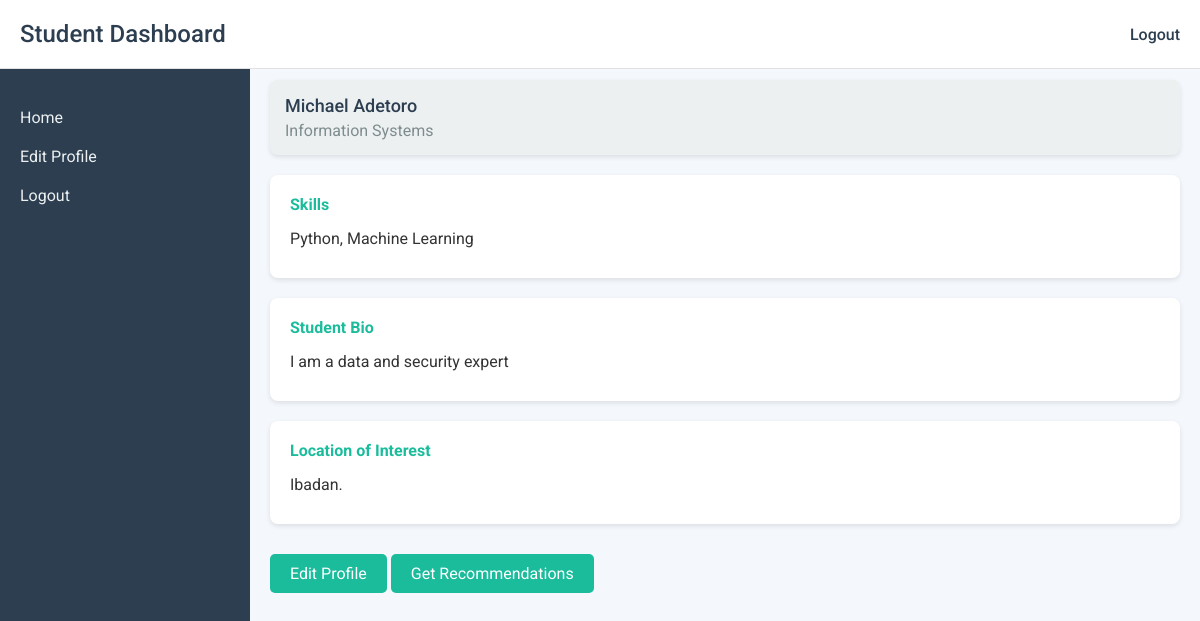
The app's page /student_dashboard (signed in) with its own data.
### models.py (models this page shows)
class Student(db.Model):
    id = db.Column(db.Integer, primary_key=True)
    name = db.Column(db.String(100), nullable=False)
    email = db.Column(db.String(120), unique=True, nullable=False)
    password = db.Column(db.String(128))
    course_of_study = db.Column(db.String(100))
    skills = db.Column(db.Text)
    bio = db.Column(db.Text)
    location_of_interest = db.Column(db.String(100))

### app.py (the view)
@app.route('/student_dashboard')
def student_dashboard():
    if 'student_id' not in session:
        return redirect(url_for('student_login'))
    student = db.session.get(Student, session['student_id'])
    return render_template('student_dashboard.html', student=student)

### templates/student_dashboard.html (shortened to what this page needs)
<!DOCTYPE html>
<html lang="en">
<head>
</head>
<body>
    <div class="sidebar">
        <h2>Company</h2>
        <a href="{{ url_for('student_dashboard') }}">Home</a>
        <a href="{{ url_for('edit_student_profile') }}">Edit Profile</a>
        <a href="{{ url_for('student_logout') }}" class="logout">Logout</a>
    </div>
    <div class="main-content">
        <div class="top-bar">
            <h2>Student Dashboard</h2>
            <a href="{{ url_for('student_logout') }}" class="logout">Logout</a>
        </div>
        <div style="margin-top: 60px;">
            <div class="profile-card card">
                <div class="profile-info">
                    <h3>{{ student.name }}</h3>
                    <p>{{ student.course_of_study }}</p>
                </div>
            </div>
            <div class="card">
                <div class="title">Skills</div>
                <p>{{ student.skills }}</p>
            </div>
            <div class="card">
                <div class="title">Student Bio</div>
                <p>{{ student.bio }}</p>
            </div>
            <div class="card">
                <div class="title">Location of Interest</div>
                <p>{{ student.location_of_interest }}</p>
            </div>
            <a href="{{ url_for('edit_student_profile') }}" class="button">Edit Profile</a>
            <a href="{{ url_for('recommender') }}" class="button">Get Recommendations</a>
        </div>
    </div>
</body>
</html>

### templates/student_dashboard.html (style rules this page uses)
body { margin: 0; font-family: 'Roboto', sans-serif; background-color: #f4f7fc; color: #333; }
.sidebar { width: 250px; background-color: #2c3e50; color: #fff; display: flex; flex-direction: column; padding: 20px; position: fixed; height: 100vh; top: 0; left: 0; box-sizing: border-box; }
.sidebar h2 { font-weight: 500; margin-bottom: 40px; }
.sidebar a { text-decoration: none; color: #ecf0f1; margin-bottom: 20px; font-weight: 400; display: block; transition: color 0.3s; }
.main-content { margin-left: 250px; padding: 20px; width: calc(100% - 250px); box-sizing: border-box; }
.card { background-color: #fff; padding: 20px; margin-bottom: 20px; border-radius: 8px; box-shadow: 0 2px 5px rgba(0,0,0,0.1); }
.card p { margin: 10px 0; font-weight: 400; }
.card .title { font-weight: 700; color: #1abc9c; margin-bottom: 15px; }
.button { display: inline-block; padding: 10px 20px; font-size: 16px; color: #fff; background-color: #1abc9c; border: none; border-radius: 5px; text-decoration: none; margin-top: 10px; transition: background-color 0.3s, transform 0.3s; }
.top-bar { display: flex; justify-content: space-between; align-items: center; padding: 20px; background-color: #fff; border-bottom: 1px solid #e1e1e1; position: fixed; width: 100%; left: 0; top: 0; box-sizing: border-box; }
.top-bar h2 { margin: 0; font-weight: 500; color: #2c3e50; }
.top-bar .logout { color: #2c3e50; text-decoration: none; font-weight: 500; }
.profile-card { display: flex; align-items: center; padding: 15px; border-radius: 8px; background-color: #ecf0f1; margin-bottom: 20px; }
.profile-card .profile-info { text-align: left; }
.profile-card .profile-info h3 { margin: 0; font-size: 18px; font-weight: 500; color: #2c3e50; }
.profile-card .profile-info p { margin: 5px 0 0; color: #7f8c8d; }

### records on screen
Student: name "Michael Adetoro", course_of_study "Information Systems", skills "Python, Machine Learning", bio "I am a data and security expert", location_of_interest "Ibadan."
